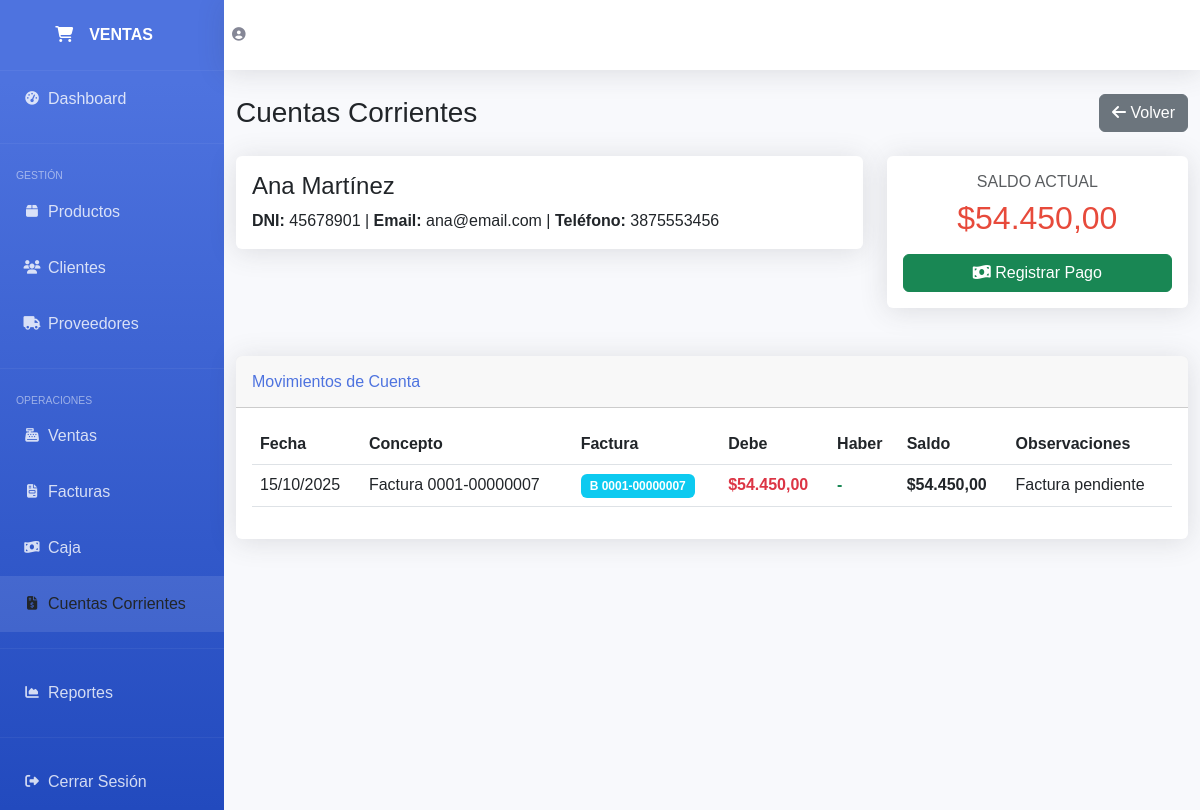
/cuentas_corrientes.php?cliente_id=4, run on an earlier commit of the app's database.
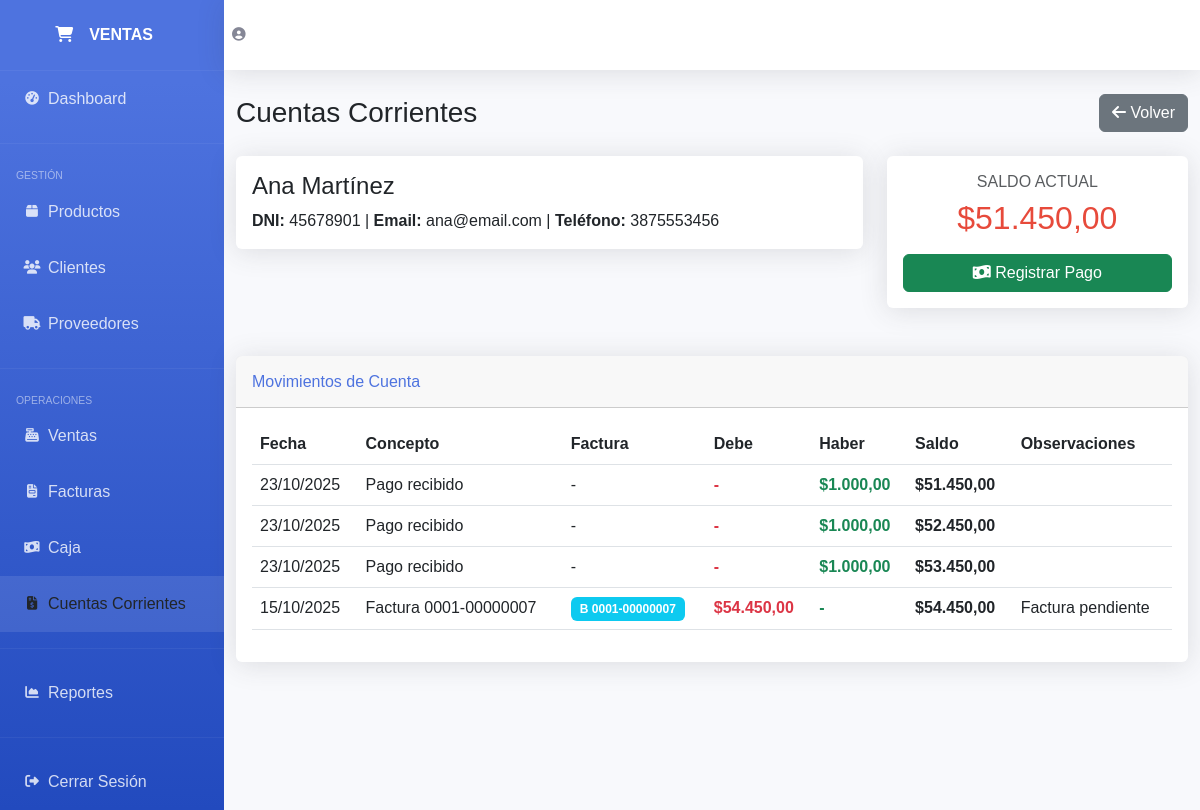
And on a later commit of the database.
### tables this page shows
CREATE TABLE `cuentas_corrientes` (
  `id` int(11) NOT NULL,
  `cliente_id` int(11) NOT NULL,
  `tipo_movimiento` enum('debe','haber') NOT NULL,
  `concepto` varchar(255) NOT NULL,
  `factura_id` int(11) DEFAULT NULL,
  `importe` decimal(10,2) NOT NULL,
  `saldo` decimal(10,2) NOT NULL,
  `fecha_movimiento` date NOT NULL,
  `observaciones` text DEFAULT NULL,
  `usuario_id` int(11) NOT NULL,
  `fecha_creacion` timestamp NOT NULL DEFAULT current_timestamp()
);

CREATE TABLE `facturas` (
  `id` int(11) NOT NULL,
  `numero_factura` varchar(50) NOT NULL,
  `tipo` enum('A','B','C') NOT NULL,
  `tipo_comprobante` enum('factura','nota_credito','nota_debito','recibo','presupuesto') NOT NULL,
  `cliente_id` int(11) NOT NULL,
  `fecha_emision` date NOT NULL,
  `fecha_vencimiento` date DEFAULT NULL,
  `subtotal` decimal(10,2) NOT NULL,
  `iva` decimal(10,2) DEFAULT 0.00,
  `total` decimal(10,2) NOT NULL,
  `estado` enum('pendiente','pagada','vencida','anulada') DEFAULT 'pendiente',
  `observaciones` text DEFAULT NULL,
  `usuario_id` int(11) NOT NULL,
  `fecha_creacion` timestamp NOT NULL DEFAULT current_timestamp()
);

### config.php (called while the page is built, shortened)
<?php
function formatear_precio($precio) {
    return '$' . number_format($precio, 2, ',', '.');
}
?>

### cuentas_corrientes.php (the view, shortened to what the changed rows need)
<?php
require_once 'config.php';
$sql_clientes = "SELECT
    c.id,
    c.nombre,
    c.apellido,
    c.dni,
    c.telefono,
    COALESCE(SUM(CASE WHEN cc.tipo_movimiento = 'debe' THEN cc.importe ELSE 0 END), 0) as total_debe,
    COALESCE(SUM(CASE WHEN cc.tipo_movimiento = 'haber' THEN cc.importe ELSE 0 END), 0) as total_haber,
    COALESCE(SUM(CASE WHEN cc.tipo_movimiento = 'debe' THEN cc.importe ELSE -cc.importe END), 0) as saldo_actual
FROM clientes c
LEFT JOIN cuentas_corrientes cc ON c.id = cc.cliente_id
WHERE c.estado = 1
GROUP BY c.id, c.nombre, c.apellido, c.dni, c.telefono
HAVING saldo_actual != 0 OR total_debe > 0 OR total_haber > 0
ORDER BY saldo_actual DESC";
$result_clientes = $conn->query($sql_clientes);
$cliente_seleccionado = null;
$movimientos_cliente = [];
$saldo_total = 0;
if (isset($_GET['cliente_id'])) {
    $cliente_id = intval($_GET['cliente_id']);
    $sql_cliente = "SELECT * FROM clientes WHERE id = ?";
    $stmt = $conn->prepare($sql_cliente);
    $stmt->bind_param("i", $cliente_id);
    $stmt->execute();
    $cliente_seleccionado = $stmt->get_result()->fetch_assoc();
    $sql_movimientos = "SELECT cc.*, f.numero_factura, f.tipo as factura_tipo
                        FROM cuentas_corrientes cc
                        LEFT JOIN facturas f ON cc.factura_id = f.id
                        WHERE cc.cliente_id = ?
                        ORDER BY cc.fecha_movimiento DESC, cc.id DESC";
    $stmt_mov = $conn->prepare($sql_movimientos);
    $stmt_mov->bind_param("i", $cliente_id);
    $stmt_mov->execute();
    $result_movimientos = $stmt_mov->get_result();
    while($row = $result_movimientos->fetch_assoc()) {
        $movimientos_cliente[] = $row;
    }
    $sql_ultimo_saldo = "SELECT saldo FROM cuentas_corrientes
                         WHERE cliente_id = ?
                         ORDER BY fecha_movimiento DESC, id DESC
                         LIMIT 1";
    $stmt_saldo = $conn->prepare($sql_ultimo_saldo);
    $stmt_saldo->bind_param("i", $cliente_id);
    $stmt_saldo->execute();
    $result_saldo = $stmt_saldo->get_result();
    if ($result_saldo->num_rows > 0) {
        $saldo_total = $result_saldo->fetch_assoc()['saldo'];
    }
}
?>
<!DOCTYPE html>
<html lang="es">
<head>
    <link href="https://cdnjs.cloudflare.com/ajax/libs/bootstrap/5.3.0/css/bootstrap.min.css" rel="stylesheet">
    <link href="https://cdnjs.cloudflare.com/ajax/libs/font-awesome/6.4.0/css/all.min.css" rel="stylesheet">
</head>
<body>
    <div id="wrapper">
        <div id="content-wrapper">
            <div class="container-fluid">
                <div class="d-sm-flex align-items-center justify-content-between mb-4">
                    <h1 class="h3 mb-0 text-gray-800">Cuentas Corrientes</h1>
                </div>
                <?php if (!$cliente_seleccionado): ?>
                    <div class="row">
                        <?php while($cliente = $result_clientes->fetch_assoc()): ?>
                        <div class="col-xl-4 col-md-6 mb-4">
                            <div class="card cliente-card" onclick="window.location.href='cuentas_corrientes.php?cliente_id=<?php echo $cliente['id']; ?>'">
                                <div class="card-body">
                                    <h5 class="card-title"><?php echo $cliente['nombre'] . ' ' . $cliente['apellido']; ?></h5>
                                    <p class="card-text">
                                        <small class="text-muted">DNI: <?php echo $cliente['dni']; ?></small><br>
                                        <small class="text-muted">Tel: <?php echo $cliente['telefono']; ?></small>
                                    </p>
                                    <hr>
                                    <div class="row text-center">
                                        <div class="col-4">
                                            <small class="text-muted">Debe</small><br>
                                            <strong class="text-danger"><?php echo formatear_precio($cliente['total_debe']); ?></strong>
                                        </div>
                                        <div class="col-4">
                                            <small class="text-muted">Haber</small><br>
                                            <strong class="text-success"><?php echo formatear_precio($cliente['total_haber']); ?></strong>
                                        </div>
                                        <div class="col-4">
                                            <small class="text-muted">Saldo</small><br>
                                            <strong class="<?php echo $cliente['saldo_actual'] > 0 ? 'saldo-positivo' : 'saldo-negativo'; ?>">
                                                <?php echo formatear_precio($cliente['saldo_actual']); ?>
                                            </strong>
                                        </div>
                                    </div>
                                </div>
                            </div>
                        </div>
                        <?php endwhile; ?>
                    </div>
                <?php else: ?>
                    <div class="row mb-4">
                        <div class="col-md-8">
                            <div class="card">
                                <div class="card-body">
                                    <h4><?php echo $cliente_seleccionado['nombre'] . ' ' . $cliente_seleccionado['apellido']; ?></h4>
                                    <p class="mb-0">
                                        <strong>DNI:</strong> <?php echo $cliente_seleccionado['dni']; ?> |
                                        <strong>Email:</strong> <?php echo $cliente_seleccionado['email']; ?> |
                                        <strong>Teléfono:</strong> <?php echo $cliente_seleccionado['telefono']; ?>
                                    </p>
                                </div>
                            </div>
                        </div>
                        <div class="col-md-4">
                            <div class="card">
                                <div class="card-body text-center">
                                    <h6 class="text-muted">SALDO ACTUAL</h6>
                                    <h2 class="<?php echo $saldo_total > 0 ? 'saldo-positivo' : 'saldo-negativo'; ?>">
                                        <?php echo formatear_precio($saldo_total); ?>
                                    </h2>
                                    <button class="btn btn-success w-100 mt-2" data-bs-toggle="modal" data-bs-target="#modalPago">
                                        <i class="fas fa-money-bill-wave"></i> Registrar Pago
                                    </button>
                                </div>
                            </div>
                        </div>
                    </div>
                    <div class="card">
                        <div class="card-header py-3">
                            <h6 class="m-0 font-weight-bold" style="color: var(--primary);">Movimientos de Cuenta</h6>
                        </div>
                        <div class="card-body">
                            <div class="table-responsive">
                                <table class="table table-hover">
                                    <thead>
                                        <tr>
                                            <th>Fecha</th>
                                            <th>Concepto</th>
                                            <th>Factura</th>
                                            <th>Debe</th>
                                            <th>Haber</th>
                                            <th>Saldo</th>
                                            <th>Observaciones</th>
                                        </tr>
                                    </thead>
                                    <tbody>
                                        <?php foreach($movimientos_cliente as $mov): ?>
                                        <tr>
                                            <td><?php echo date('d/m/Y', strtotime($mov['fecha_movimiento'])); ?></td>
                                            <td><?php echo $mov['concepto']; ?></td>
                                            <td>
                                                <?php if($mov['numero_factura']): ?>
                                                    <span class="badge bg-info">
                                                        <?php echo $mov['factura_tipo'] . ' ' . $mov['numero_factura']; ?>
                                                    </span>
                                                <?php else: ?>
                                                    -
                                                <?php endif; ?>
                                            </td>
                                            <td class="text-danger fw-bold">
                                                <?php echo $mov['tipo_movimiento'] === 'debe' ? formatear_precio($mov['importe']) : '-'; ?>
                                            </td>
                                            <td class="text-success fw-bold">
                                                <?php echo $mov['tipo_movimiento'] === 'haber' ? formatear_precio($mov['importe']) : '-'; ?>
                                            </td>
                                            <td class="fw-bold <?php echo $mov['saldo'] > 0 ? 'saldo-positivo' : 'saldo-negativo'; ?>">
                                                <?php echo formatear_precio($mov['saldo']); ?>
                                            </td>
                                            <td><?php echo $mov['observaciones'] ?? '-'; ?></td>
                                        </tr>
                                        <?php endforeach; ?>
                                    </tbody>
                                </table>
                            </div>
                        </div>
                    </div>
                <?php endif; ?>
            </div>
        </div>
    </div>
</body>
</html>

What changed in the data, as far as the page shows it:
added cuentas_corrientes: saldo "$51.450,00", fecha_movimiento "23/10/2025", concepto "Pago recibido", importe "$1.000,00"
added cuentas_corrientes: fecha_movimiento "23/10/2025", concepto "Pago recibido", importe "$1.000,00", saldo "$52.450,00"
added cuentas_corrientes: fecha_movimiento "23/10/2025", concepto "Pago recibido", importe "$1.000,00", saldo "$53.450,00"
Also different on the page:
formatear_precio($saldo_total): "$54.450,00" → "$51.450,00"
